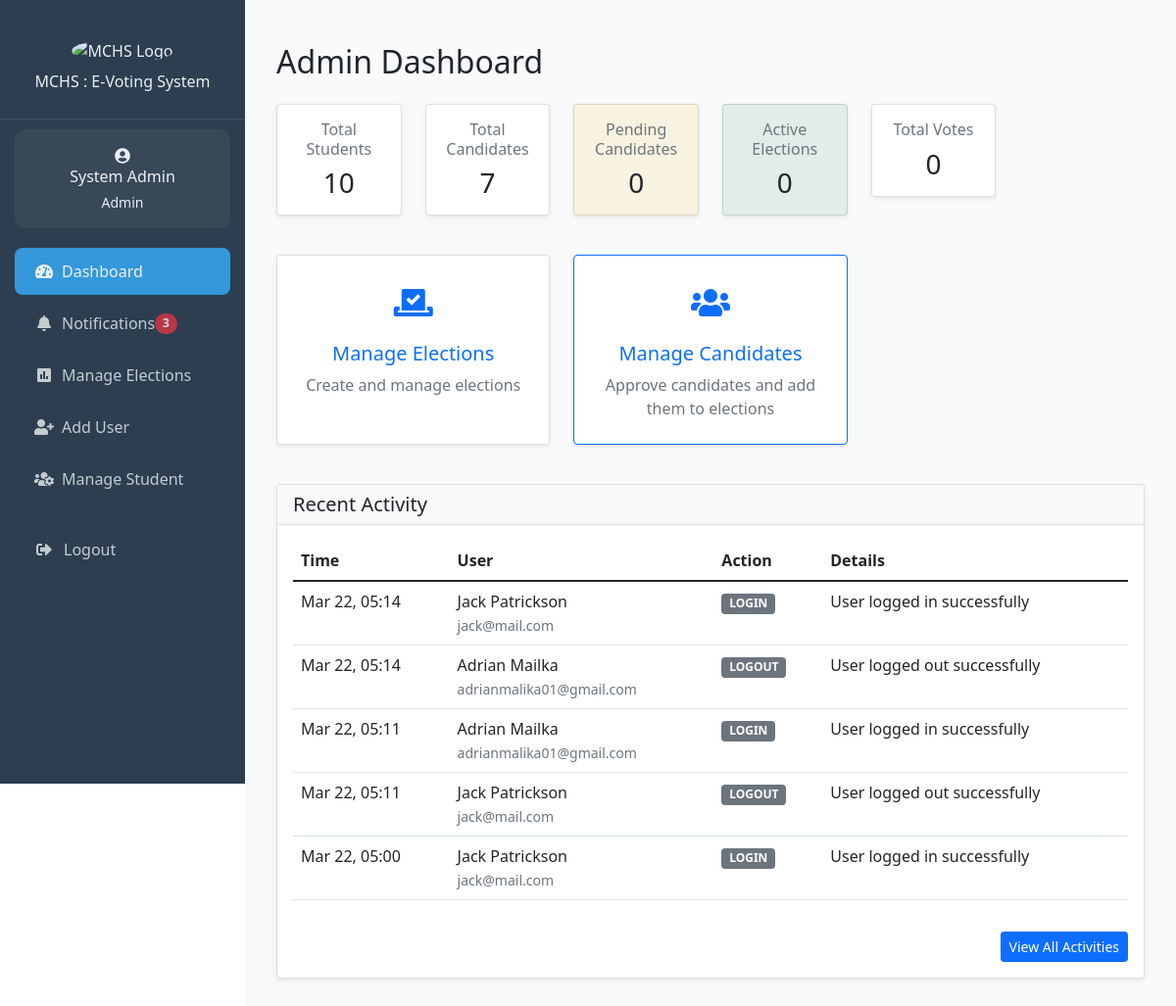
/admin/dashboard.php (signed in), run on the app's committed database.
### tables this page shows
CREATE TABLE IF NOT EXISTS `users` (
  `id` int NOT NULL AUTO_INCREMENT,
  `name` varchar(100) NOT NULL,
  `email` varchar(100) NOT NULL,
  `student_number` varchar(20) DEFAULT NULL,
  `branch` varchar(50) DEFAULT NULL,
  `year_of_study` varchar(20) DEFAULT NULL,
  `password_hash` varchar(255) NOT NULL,
  `role` enum('student','admin','candidate') NOT NULL DEFAULT 'student',
  `created_at` timestamp NULL DEFAULT CURRENT_TIMESTAMP,
  `updated_at` timestamp NULL DEFAULT CURRENT_TIMESTAMP ON UPDATE CURRENT_TIMESTAMP,
  PRIMARY KEY (`id`),
  UNIQUE KEY `email` (`email`),
  UNIQUE KEY `student_number` (`student_number`)
);

CREATE TABLE IF NOT EXISTS `audit_logs` (
  `id` int NOT NULL AUTO_INCREMENT,
  `user_id` int DEFAULT NULL,
  `action` varchar(100) NOT NULL,
  `details` text,
  `ip_address` varchar(45) DEFAULT NULL,
  `created_at` timestamp NULL DEFAULT CURRENT_TIMESTAMP,
  PRIMARY KEY (`id`),
  KEY `user_id` (`user_id`)
);

### includes/notifications.php (called while the page is built, shortened)
<?php
if (!function_exists('get_unread_notifications_count')) {
    function get_unread_notifications_count($conn, $user_id = null) {
        try {
            $sql = "SELECT COUNT(*) FROM notifications WHERE is_read = FALSE";
            $params = [];
            $stmt = $conn->prepare($sql);
            $stmt->execute($params);
            return (int) $stmt->fetchColumn();
        } catch (PDOException $e) {
            error_log("Error getting unread notifications count: " . $e->getMessage());
            return 0;
        }
    }
}

### admin/dashboard.php (the view, shortened to what this page needs)
<?php
require_once '../includes/header.php';
$stats = [];
$stmt = $conn->query("SELECT COUNT(*) FROM users WHERE role = 'student'");
$stats['students'] = $stmt->fetchColumn();
$stmt = $conn->query("SELECT COUNT(*) FROM candidates");
$stats['candidates'] = $stmt->fetchColumn();
$stmt = $conn->query("SELECT COUNT(*) FROM candidates WHERE status = 'pending'");
$stats['pending_candidates'] = $stmt->fetchColumn();
$stmt = $conn->query("SELECT COUNT(*) FROM elections WHERE status = 'active'");
$stats['active_elections'] = $stmt->fetchColumn();
$stmt = $conn->query("SELECT COUNT(*) FROM votes");
$stats['total_votes'] = $stmt->fetchColumn();
$stmt = $conn->prepare("
    SELECT al.*, u.name, u.email
    FROM audit_logs al
    LEFT JOIN users u ON al.user_id = u.id
    ORDER BY al.created_at DESC
    LIMIT 5
");
$stmt->execute();
$recent_activities = $stmt->fetchAll();
?>
<!DOCTYPE html>
<html lang="en">
<head>
</head>
<body>
    <div class="container-fluid py-4">
        <h2 class="mb-4">Admin Dashboard</h2>
        <div class="row mb-4">
            <div class="col-md-4 col-lg-2 mb-3">
                <div class="card shadow-sm stat-card">
                    <div class="card-body text-center">
                        <h6 class="text-muted">Total Students</h6>
                        <h3 class="mb-0"><?php echo $stats['students']; ?></h3>
                    </div>
                </div>
            </div>
            <div class="col-md-4 col-lg-2 mb-3">
                <div class="card shadow-sm stat-card">
                    <div class="card-body text-center">
                        <h6 class="text-muted">Total Candidates</h6>
                        <h3 class="mb-0"><?php echo $stats['candidates']; ?></h3>
                    </div>
                </div>
            </div>
            <div class="col-md-4 col-lg-2 mb-3">
                <div class="card shadow-sm stat-card bg-warning bg-opacity-10">
                    <div class="card-body text-center">
                        <h6 class="text-muted">Pending Candidates</h6>
                        <h3 class="mb-0"><?php echo $stats['pending_candidates']; ?></h3>
                    </div>
                </div>
            </div>
            <div class="col-md-4 col-lg-2 mb-3">
                <div class="card shadow-sm stat-card bg-success bg-opacity-10">
                    <div class="card-body text-center">
                        <h6 class="text-muted">Active Elections</h6>
                        <h3 class="mb-0"><?php echo $stats['active_elections']; ?></h3>
                    </div>
                </div>
            </div>
            <div class="col-md-4 col-lg-2 mb-3">
                <div class="card shadow-sm stat-card">
                    <div class="card-body text-center">
                        <h6 class="text-muted">Total Votes</h6>
                        <h3 class="mb-0"><?php echo $stats['total_votes']; ?></h3>
                    </div>
                </div>
            </div>
        </div>
        <div class="row mb-4">
            <div class="col-md-4 mb-3">
                <a href="manage_elections.php" class="text-decoration-none">
                    <div class="card shadow-sm action-card">
                        <div class="card-body text-center p-4">
                            <div class="action-icon text-primary">
                                <i class="fas fa-vote-yea"></i>
                            </div>
                            <h5>Manage Elections</h5>
                            <p class="text-muted mb-0">Create and manage elections</p>
                        </div>
                    </div>
                </a>
            </div>
            <div class="col-md-4 mb-3">
                <a href="candidates.php" class="text-decoration-none">
                    <div class="card shadow-sm action-card border-primary">
                        <div class="card-body text-center p-4">
                            <div class="action-icon text-primary">
                                <i class="fas fa-users"></i>
                            </div>
                            <h5>Manage Candidates</h5>
                            <p class="text-muted mb-0">Approve candidates and add them to elections</p>
                        </div>
                    </div>
                </a>
            </div>
        </div>
        <div class="card shadow-sm">
            <div class="card-header bg-light">
                <h5 class="card-title mb-0">Recent Activity</h5>
            </div>
            <div class="card-body">
                <div class="table-responsive">
                    <table class="table table-hover">
                        <thead>
                            <tr>
                                <th>Time</th>
                                <th>User</th>
                                <th>Action</th>
                                <th>Details</th>
                            </tr>
                        </thead>
                        <tbody>
                            <?php foreach ($recent_activities as $activity): ?>
                                <tr>
                                    <td><?php echo date('M d, H:i', strtotime($activity['created_at'])); ?></td>
                                    <td>
                                        <?php if ($activity['user_id']): ?>
                                            <?php echo htmlspecialchars($activity['name']); ?>
                                            <br>
                                            <small class="text-muted"><?php echo htmlspecialchars($activity['email']); ?></small>
                                        <?php else: ?>
                                            <span class="text-muted">System</span>
                                        <?php endif; ?>
                                    </td>
                                    <td>
                                        <span class="badge bg-secondary">
                                            <?php echo htmlspecialchars($activity['action']); ?>
                                        </span>
                                    </td>
                                    <td><?php echo htmlspecialchars($activity['details']); ?></td>
                                </tr>
                            <?php endforeach; ?>
                        </tbody>
                    </table>
                </div>
                <div class="text-end mt-3">
                    <a href="audit_logs.php" class="btn btn-sm btn-primary">
                        View All Activities
                    </a>
                </div>
            </div>
        </div>
    </div>
</body>
</html>
<?php require_once '../includes/footer.php'; ?>

### includes/sidebar-content.php (shortened to what this page needs)
<div class="sidebar-header">
  <img src="https://mchs.mw/img/mchs_logo.png" alt="MCHS Logo" class="img-fluid" style="width: 50%;">
  <h6 class="mt-0">MCHS : E-Voting System</h6>
</div>
<?php if (isset($user)): ?>
  <div class="user-info">
    <i class="fas fa-user-circle fa-1x mb-0"></i>
    <h6 class="mb-1"><?php echo htmlspecialchars($user['name']); ?></h6>
    <small><?php echo ucfirst($user['role']); ?></small>
  </div>
  <ul class="nav-menu">
    <?php if ($user['role'] === 'admin'): ?>
      <li class="nav-item">
        <a class="nav-link <?php echo $current_page === 'dashboard.php' ? 'active' : ''; ?>"
           href="/e_voting_system/admin/dashboard.php">
          <i class="fas fa-tachometer-alt me-2"></i>Dashboard
        </a>
      </li>
      <li class="nav-item">
        <a class="nav-link <?php echo $current_page === 'notifications.php' ? 'active' : ''; ?>"
           href="/e_voting_system/admin/notifications.php">
          <i class="fas fa-bell me-2"></i>Notifications
          <?php
          $unread_count = get_unread_notifications_count($conn);
          if ($unread_count > 0):
          ?>
            <span class="badge bg-danger rounded-pill">
              <?php echo $unread_count; ?>
            </span>
          <?php endif; ?>
        </a>
      </li>
      <li class="nav-item">
        <a class="nav-link <?php echo $current_page === 'manage_elections.php' ? 'active' : ''; ?>"
           href="/e_voting_system/admin/manage_elections.php">
          <i class="fas fa-poll me-2"></i>Manage Elections
        </a>
      </li>
      <li class="nav-item">
        <a class="nav-link <?php echo $current_page === 'add_student.php' ? 'active' : ''; ?>"
           href="/e_voting_system/admin/add_student.php">
          <i class="fas fa-user-plus me-2"></i>Add User
        </a>
      </li>
      <li class="nav-item">
        <a class="nav-link <?php echo $current_page === 'manage_students.php' ? 'active' : ''; ?>"
           href="/e_voting_system/admin/manage_students.php">
          <i class="fas fa-users-cog me-2"></i>Manage Student
        </a>
      </li>
    <?php endif; ?>
    <li class="nav-item mt-4">
      <a class="nav-link" href="/e_voting_system/logout.php">
        <i class="fas fa-sign-out-alt"></i>
        <span>Logout</span>
      </a>
    </li>
  </ul>
<?php endif; ?>

### includes/header.php (style rules this page uses)
:root { --primary-color: #2c3e50; --secondary-color: #3498db; --accent-color: #e74c3c; --text-light: #ecf0f1; --success-color: #2ecc71; }
.sidebar-header { padding: 20px; text-align: center; border-bottom: 1px solid rgba(255,255,255,0.1); }
.sidebar-header img { width: 80px; height: 80px; border-radius: 50%; margin-bottom: 10px; }
.user-info { padding: 15px; text-align: center; background: rgba(255,255,255,0.05); margin: 10px 15px; border-radius: 10px; }
.nav-menu { padding: 0; margin: 20px 0; }
.nav-item { list-style: none; margin: 5px 15px; }
.nav-link { color: var(--text-light) !important; padding: 12px 20px; border-radius: 8px; display: flex; align-items: center; transition: all 0.3s ease; text-decoration: none; opacity: 0.8; }
.nav-link:hover, .nav-link.active { background: var(--secondary-color); opacity: 1; }
.nav-link i { margin-right: 10px; width: 20px; text-align: center; }

### admin/dashboard.php (style rules this page uses)
.stat-card { transition: transform 0.2s; }
.action-card { height: 100%; transition: all 0.3s; }
.action-icon { font-size: 2rem; margin-bottom: 1rem; }

### data on the page
users: name "System Admin", role "Admin"
audit_logs: created_at "Mar 22, 05:14", user.name "Jack Patrickson", user.email "jack@mail.com", action "LOGIN", details "User logged in successfully"
audit_logs: created_at "Mar 22, 05:14", user.name "Adrian Mailka", user.email "adrianmalika01@gmail.com", action "LOGOUT", details "User logged out successfully"
audit_logs: created_at "Mar 22, 05:11", user.name "Adrian Mailka", user.email "adrianmalika01@gmail.com", action "LOGIN", details "User logged in successfully"
audit_logs: created_at "Mar 22, 05:11", user.name "Jack Patrickson", user.email "jack@mail.com", action "LOGOUT", details "User logged out successfully"
audit_logs: created_at "Mar 22, 05:00", user.name "Jack Patrickson", user.email "jack@mail.com", action "LOGIN", details "User logged in successfully"

### other printed values
$unread_count "3"
$stats['students'] "10"
$stats['candidates'] "7"
$stats['pending_candidates'] "0"
$stats['active_elections'] "0"
$stats['total_votes'] "0"
